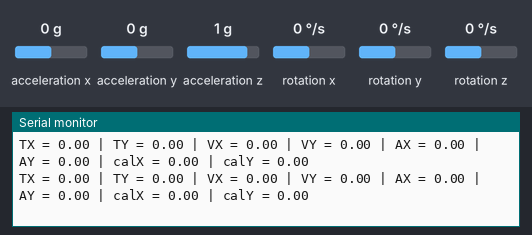
The sketch below on a simulated Arduino Uno, built with avr-gcc and run on an emulated ATmega328P. On the bench: the last lines printed to the serial monitor. Wiring (inferred from the names in the program): MPU-6050 motion sensor at I2C address 0x68. The test bench sets the inputs (shaded band); at power-on: acceleration x 0 g, acceleration y 0 g, acceleration z 1 g, rotation x 0 °/s, rotation y 0 °/s, rotation z 0 °/s.

Above: at 1.2 s.
1.3 s: acceleration x set to -1.4 g
At 1.55 s:
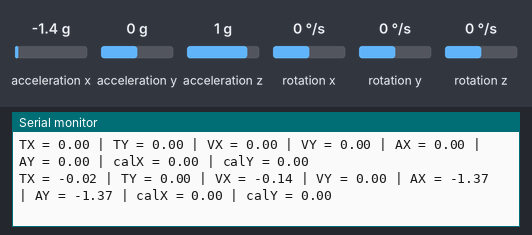
4.3 s: acceleration y set to -1.4 g
At 4.37 s:
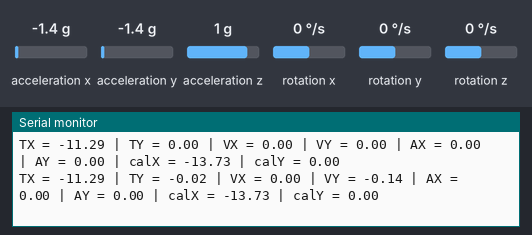
7.3 s: acceleration x set to -0.8 g
At 7.34 s:
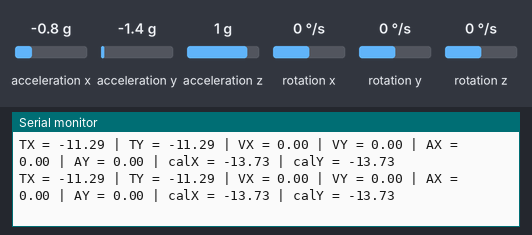
10.3 s: acceleration y set to -0.8 g
At 10.33 s:
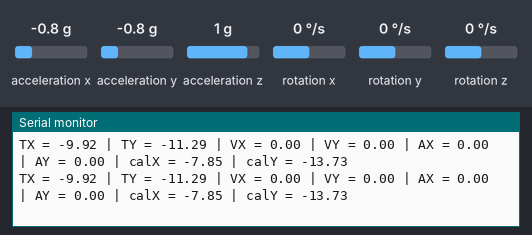
13.3 s: acceleration x set to 0 g
At 13.36 s:
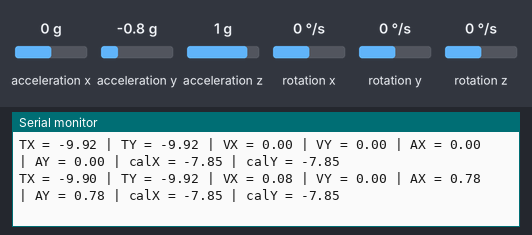
16.3 s: acceleration y set to 0.8 g
At 16.35 s:
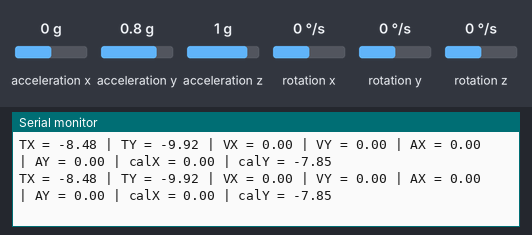
Timing chart, 0 to 19.3 s (numbered marks = the images above; inputs shaded):
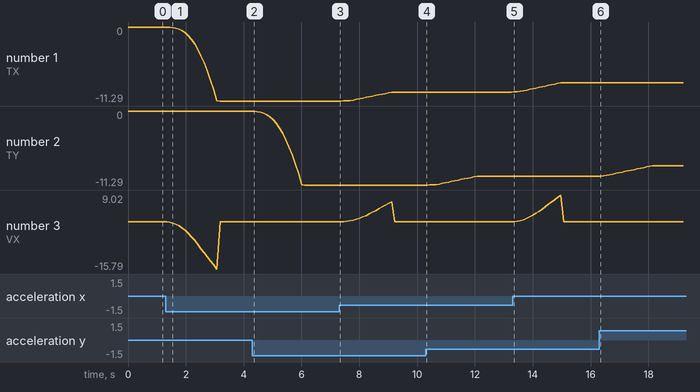

Measured:
- after the input at 1.3 s, the serial monitor: prints a new line after 0.14 s (image 1)
- after the input at 4.3 s, the serial monitor: prints a new line after 0.07 s (image 2)
- after the input at 13.3 s, the serial monitor: prints a new line after 0.06 s (image 5)
- plotted number 1: 0 → -11.29 after the input at 1.3 s, -11.29 → -9.92 after the input at 7.3 s, -9.92 → -8.48 after the input at 13.3 s
- plotted number 2: -9.92 → -8.35 after the input at 16.3 s

The sketch:

IMU_Kalman.ino
```cpp
// MPU-6050 Short Example Sketch
// By Arduino User JohnChi
// August 17, 2014
// Public Domain
#include<Wire.h>

const int gDivider = 16384;
const float G = 9.80665;
const int MPU=0x68;  // I2C address of the MPU-6050
const int numOfReadingsIMU=10;
const double deltaTime = 0.1; // time between samples: 10 ms
const double xThreshold = 0.02, yThreshold = 0.02;
const double xChangeThreshold = 0.011, yChangeThreshold = 0.011;

int calFlag = 0;
volatile unsigned long m=0;
double xVelocity, yVelocity; // in m/s
double xTravel, yTravel;// in m
int axUnchangeCount = 0, ayUnchangeCount = 0;
double MeasuredAx, MeasuredAy;
int Tmp;
int i=0;
double totalX=0,totalY=0;
double AverageAx,AverageAy;
double calX=0,calY=0;
double Ax[10],Ay[10];
double preAx = 0, preAy = 0;

double prevYVelocity=0;
int Vhide=0;
int Vreturn=0;
int Vfactor=1;

void resetVelocity() {
  xVelocity = yVelocity = 0.0;
}

void resetTravel() {
  xTravel = yTravel = 0.0;
}
// Quite unnecessary constructer
void initAcc() {
  resetVelocity();
  resetTravel();
}


// just the raw values from the accelerometer
void addMeasurementsToTravel(double ax, double ay) {

  if(abs(ax)<=xThreshold){
    ax=0;
  }

  if(abs(ax - preAx) < xChangeThreshold){
    axUnchangeCount++;
  }
  else{
    axUnchangeCount=0;
  }

  if(abs(ay)<=yThreshold){
    ay=0;
  }

  if(abs(ay - preAy) < yChangeThreshold){
    ayUnchangeCount++;
  }
  else{
    ayUnchangeCount=0;
  }

  preAx = ax;
  preAy = ay;

  if(axUnchangeCount>=7){
    axUnchangeCount=0;
    xVelocity=0;
    calX+=preAx;
  }
  else{
    xVelocity += ax * deltaTime;
  }

  if(ayUnchangeCount>=7){
    ayUnchangeCount=0;
    yVelocity=0;
    calY+=preAy;
  }
  else{
    yVelocity += ay * deltaTime;
  }

  if(prevYVelocity*yVelocity>0.0)
    Vhide++;
  else
  {
    if(Vhide>5)
      Vfactor=0;
    Vhide=0;
  }
  prevYVelocity=yVelocity;
  if(yVelocity<0.02||yVelocity>-0.02)
  {
    Vreturn++;
    if(Vreturn>10)
    {
      Vfactor=1;
      Vreturn=0;
    }
  }
  yVelocity=yVelocity*Vfactor;

  // distance moved in deltaTime, s = 1/2 a t^2 + vt
  double sx = min(1 * deltaTime, 0.5 * ax * deltaTime * deltaTime + xVelocity * deltaTime);
  double sy = min(1 * deltaTime, 0.5 * ay * deltaTime * deltaTime + yVelocity * deltaTime);
  xTravel += sx;
  yTravel += sy;
}

// GETTERS
float getXAcc(){
  return preAx;
}

float getYAcc(){
  return preAx;
}

float getXVelocity() {
  return (float)xVelocity;
}

float getYVelocity() {
  return (float)yVelocity;
}


float getXTravel() {
  return (float)xTravel;
}

float getYTravel() {
  return (float)yTravel;
}

void setup(){
  Wire.begin();
  Wire.beginTransmission(MPU);
  Wire.write(0x6B);  // PWR_MGMT_1 register
  Wire.write(0);     // set to zero (wakes up the MPU-6050)
  Wire.endTransmission(true);
  Serial.begin(9600);

  for(int i=0;i<10;i++)
  {
    Ax[i]=Ay[i]=0;
  }
  initAcc();
}
void loop(){
  Wire.beginTransmission(MPU);
  Wire.write(0x3B);  // starting with register 0x3B (ACCEL_XOUT_H)
  Wire.endTransmission(false);
  Wire.requestFrom(MPU,14,true);  // request a total of 14 registers
  MeasuredAx=Wire.read()<<8|Wire.read();  // 0x3B (ACCEL_XOUT_H) & 0x3C (ACCEL_XOUT_L)
  MeasuredAy=Wire.read()<<8|Wire.read();  // 0x3D (ACCEL_YOUT_H) & 0x3E (ACCEL_YOUT_L)
  Tmp=Wire.read()<<8|Wire.read();  // 0x41 (TEMP_OUT_H) & 0x42 (TEMP_OUT_L)

  totalX-=Ax[i];
  totalY-=Ay[i];
  Ax[i]=MeasuredAx/gDivider*G;
  Ay[i]=MeasuredAy/gDivider*G;
  totalX+=Ax[i];
  totalY+=Ay[i];
  i++;
  i%=numOfReadingsIMU;

   if(calFlag==0){
     if(i == 0){
        calFlag=1;
        calX=totalX/numOfReadingsIMU;
        calY=totalY/numOfReadingsIMU;
     }
    }else{
      AverageAx=totalX/numOfReadingsIMU;
      AverageAy=totalY/numOfReadingsIMU;
      addMeasurementsToTravel(AverageAx-calX,AverageAy-calY);
    }

  Serial.print("TX = ");
  Serial.print(getXTravel());
  Serial.print(" | TY = ");
  Serial.print(getYTravel());
  Serial.print(" | VX = ");
  Serial.print(getXVelocity());
  Serial.print(" | VY = ");
  Serial.print(getYVelocity());
  Serial.print(" | AX = ");
  Serial.print(getXAcc());
  Serial.print(" | AY = ");
  Serial.print(getYAcc());
  Serial.print(" | calX = ");
  Serial.print(calX);
  Serial.print(" | calY = ");
  Serial.println(calY);
  //Serial.print(" | Tmp = ");
  //Serial.println(Tmp/340.00+36.53);  //equation for temperature in degrees C from datasheet
  //m=millis()-m;
  //Serial.print("| time=");
  //Serial.println(m);
  //m=millis();
  delay(10);
}
```
